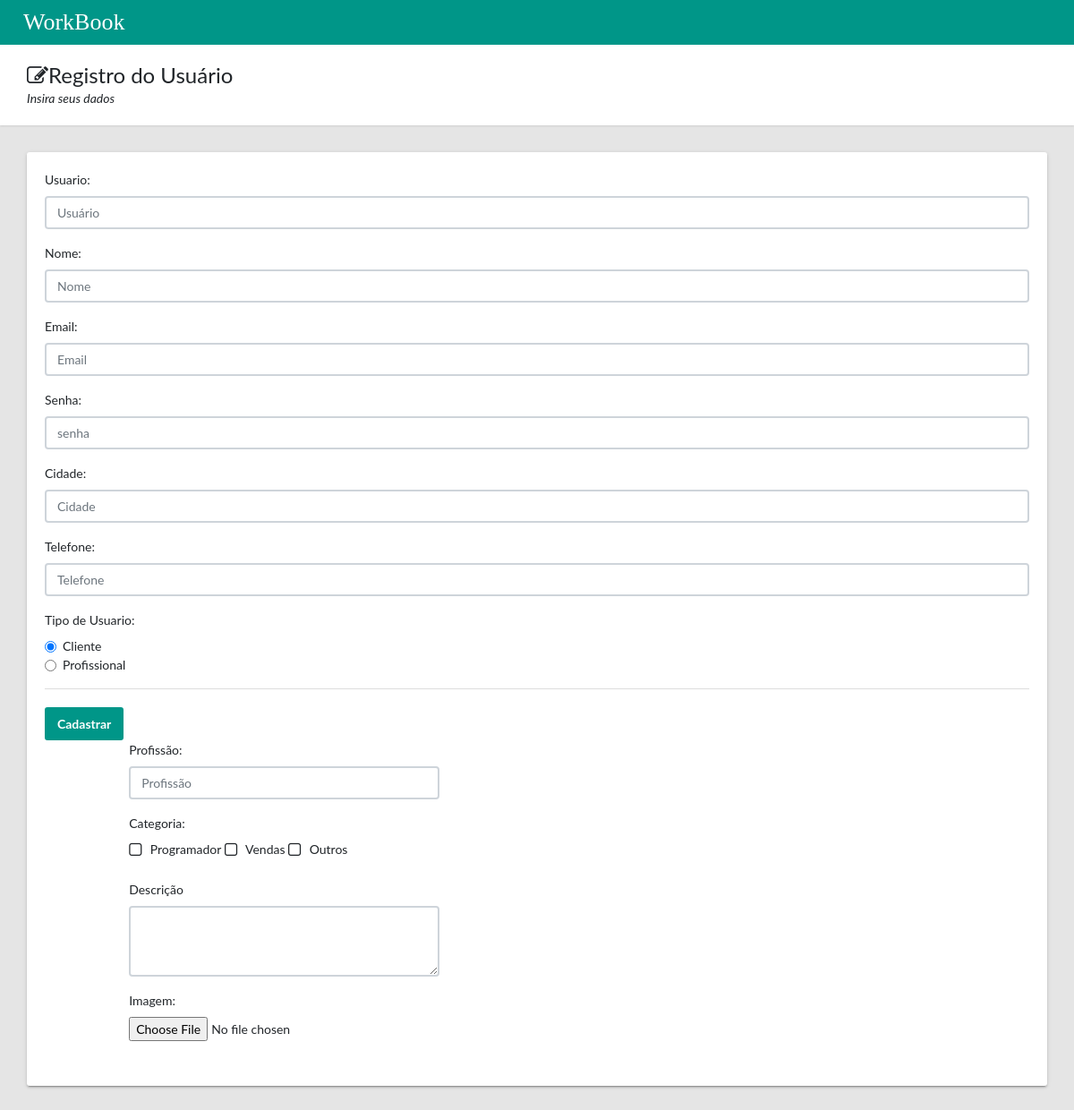
/usuario/perfil/, run on an earlier commit of the app's database.
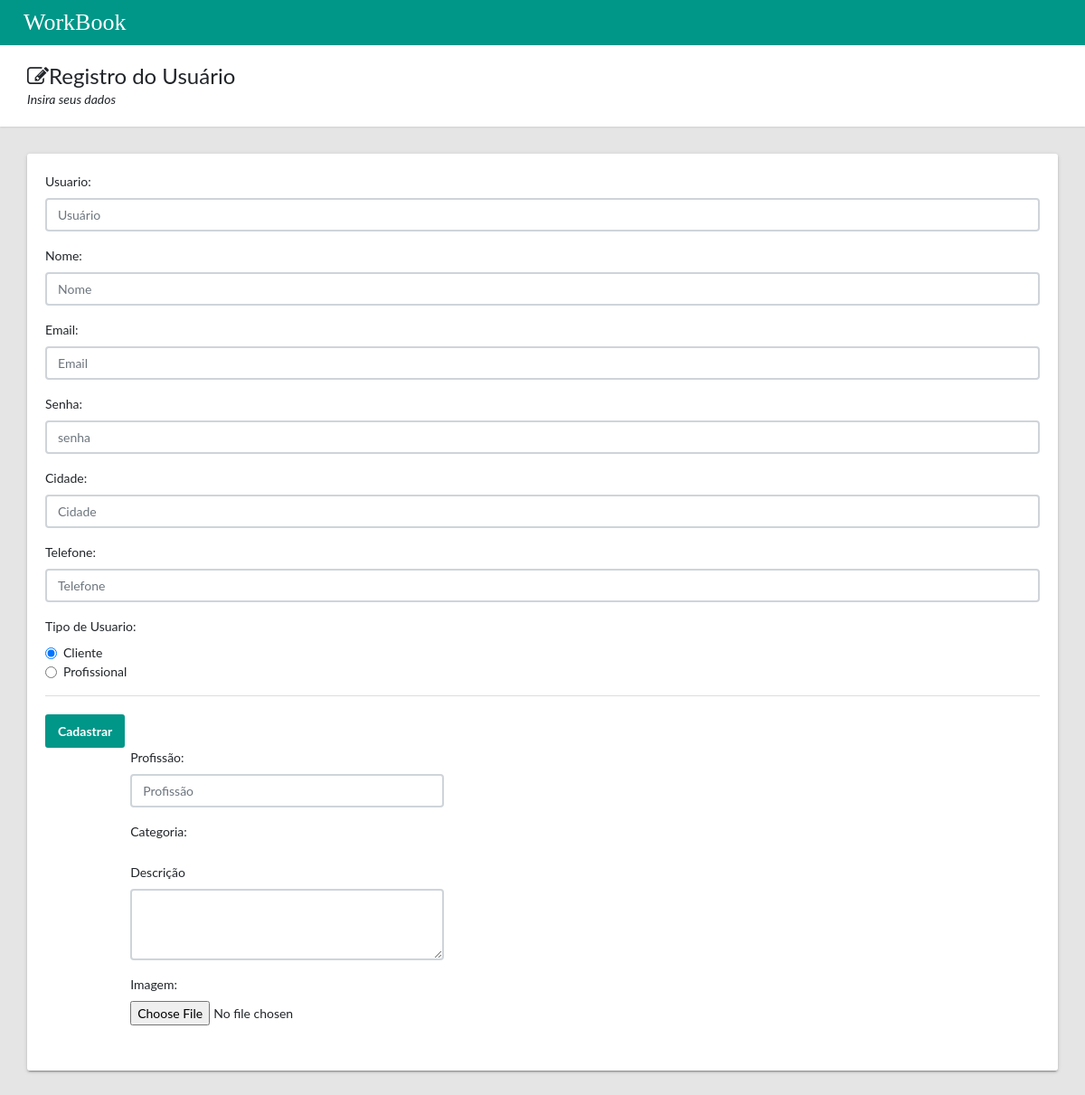
And on a later commit of the database.
### categoria/models.py (models this page shows)
class Categoria(models.Model):
    nome = models.CharField('nome',max_length=250)
    class Meta:
        db_table = 'categoria'

### usuario/views.py (the view, shortened to what this page needs)
# urls.py: path('perfil/', include('avaliacao.urls')),
def perfil(request):
    if request.method != 'POST':
        return __get__register(request, None, None)

### usuario/views.py (called while the page is built)
def __get__register(request, user, error):
    categorias = Categoria.objects.all()
    return render(request, 'perfil.html', {"categorias": categorias, 'user': user, 'error': error})

### usuario/templates/perfil.html (shortened to what this page needs)
{% load static %}
<html lang="en">
<head>
    <link rel="stylesheet" type="text/css" href="{% static 'css/main.css'%}">
    <link rel="stylesheet" type="text/css"
          href="https://maxcdn.bootstrapcdn.com/font-awesome/4.7.0/css/font-awesome.min.css">
</head>
<body>
<header class="app-header__logo"><a class="app-header">&nbsp;&nbsp;&nbsp;&nbsp;WorkBook</a>
</header>
<main class="app-content-home">
    <div class="app-title">
        <div>
            <h1><i class="fa fa-edit"></i>Registro do Usuário</h1>
            <p>Insira seus dados</p>
        </div>
    </div>
    <div class="row">
        <div class="col-md-12">
            <div class="tile">
                <div class="row">
                    <div class="col-lg-12">
                        <form action="/usuario/perfil/" method="post">
                            <div class="row">
                                <div id="show_class" class="col-lg-12">
                                    <div class="form-group">
                                        <label for="username">Usuario:</label>
                                            <input class="form-control" value="{{user.username}}" name="username" id="username" type="text"
                                                placeholder="Usuário" required>
                                    </div>
                                    <div class="form-group">
                                        <label for="first_name">Nome:</label>
                                       <input class="form-control" name="first_name" id="first_name" type="text"
                                               placeholder="Nome" required>
                                    </div>
                                    <div class="form-group">
                                        <label for="email">Email:</label>
                                        <input class="form-control" name="email" id="email" type="email"
                                               aria-describedby="emailHelp"
                                               placeholder="Email" required>
                                    </div>
                                    <div class="form-group">
                                        <label for="senha">Senha:</label>
                                        <input class="form-control" name="senha" id="senha" type="password"
                                               placeholder="senha" required>
                                    </div>
                                    <div class="form-group">
                                        <label for="cidade">Cidade:</label>
                                        <input class="form-control" name="cidade" id="cidade" type="text"
                                               aria-describedby="cidade"
                                               placeholder="Cidade" required>
                                    </div>
                                    <div class="form-group">
                                        <label for="telefone">Telefone:</label>
                                        <input class="form-control" name="telefone" id="telefone" type="tel"
                                               aria-describedby="telefone"
                                               placeholder="Telefone" required>
                                    </div>
                                    <fieldset class="form-group">
                                        <label for="tipo">Tipo de Usuario:</label>
                                        <div class="form-check">
                                            <label class="form-check-label">
                                                {% if user %}
                                                    {% if user.perfil == 'cliente' %}
                                                        <input class="form-check-input" id="optionsRadios1" type="radio"
                                                            name="user" value="cliente" checked>Cliente
                                                    {% elif user.perfil == 'profissional'%}
                                                        <input class="form-check-input" id="optionsRadios1" type="radio"
                                                            name="user" value="cliente">Cliente
                                                   {% endif %}
                                                {% else %}
                                                    <input class="form-check-input" id="optionsRadios1" type="radio"
                                                            name="user" value="cliente" checked>Cliente
                                                {% endif %}
                                            </label>
                                        </div>
                                        <div class="form-check">
                                            <label class="form-check-label">
                                                {% if user %}
                                                    {% if user.perfil == 'profissional' %}
                                                        <input class="form-check-input" id="optionsRadios2" type="radio"
                                                            name="user" value="profissional" checked>Profissional
                                                    {% elif user.perfil == 'cliente'%}
                                                        <input class="form-check-input" id="optionsRadios2" type="radio"
                                                       name="user" value="profissional">Profissional
                                                    {% endif %}
                                                {% else %}
                                                    <input class="form-check-input" id="optionsRadios2" type="radio"
                                                       name="user" value="profissional">Profissional
                                                {% endif %}
                                            </label>
                                        </div>
                                    </fieldset>
                                    <div class="tile-footer">
                                        <button class="btn btn-primary" type="submit">Cadastrar</button>
                                    </div>
                                </div>
                                <div id="show_profissional" class="col-lg-4 offset-lg-1">
                                        <div class="form-group">
                                            <label class="control-label" for="profissao">Profissão:</label>
                                            <input class="form-control" name="profissao" id="profissao" type="text"
                                                   placeholder="Profissão" >
                                        </div>
                                        <div class="form-group">
                                            <label class="control-label">Categoria:</label>
                                            <div class="animated-checkbox" id="tipo">
                                                {% for categoria in categorias %}
                                                <label>
                                                           type="checkbox"><span
                                                        class="label-text"> {{categoria.nome}}</span>
                                                </label>
                                                {% endfor %}
                                            </div>
                                        </div>
                                        <div class="form-group">
                                            <label for="descricao">Descrição</label>
                                            <textarea class="form-control" name="descricao" id="descricao"
                                                      rows="3"></textarea>
                                        </div>
                                        <div class="form-group">
                                            <label for="slogan">Imagem:</label>
                                            <input class="form-control-file" id="slogan" type="file"
                                                   aria-describedby="fileHelp">
                                        </div>
                                    </div>
                            </div>
                        </form>
                    </div>
                </div>
            </div>
        </div>
    </div>
</main>
</body>
</html>

What changed in the data, as far as the page shows it:
removed Categoria: nome "Programador"
removed Categoria: nome "Vendas"
removed Categoria: nome "Outros"
